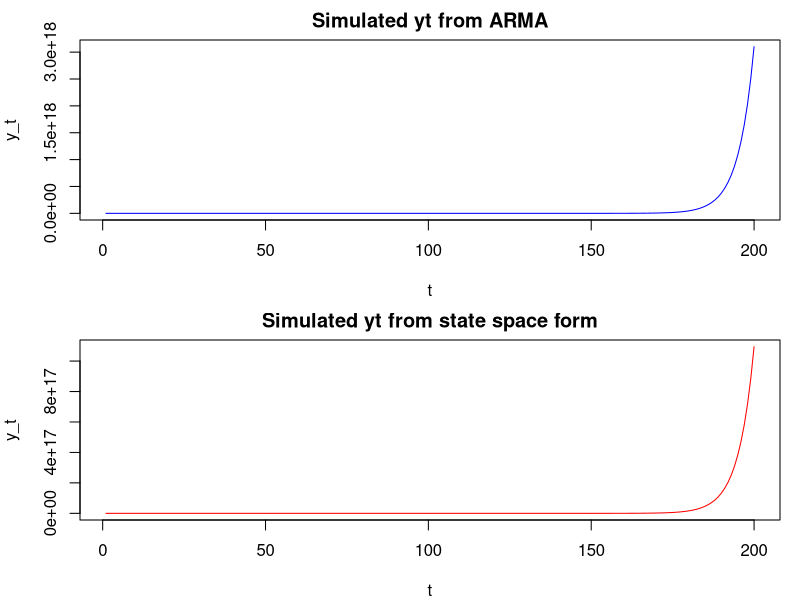

This figure's R source:
# ARMA in state-space form
# Model
# y_t = beta0 + beta1 * x_{t-1} + alpha1 * y_{t-1} + alpha2 * y_{t-2} + w_t + theta1 * w_{t-1} + theta2 * w_{t-2}

rm(list = ls())

#1. Parameters
beta0  <- 0.5
beta1  <- 1.2
alpha1 <- 0.95
alpha2 <- 0.35
theta1 <- 0.4
theta2 <- -0.2



#2. State-space representation
# State vector:
# s_t = [ y_t, y_{t-1}, w_t, w_{t-1} ]'
#
# s_t   = A s_{t-1} + B u_t + K * e_t   (here we just use w_t as noise)
# y_t   = C s_t + D u_t + w_t
#
# We encode the ARMA structure in A, B, C, D.

A <- matrix(c(
  alpha1, alpha2, theta1, theta2,
  1,       0,      0,      0,
  0,       0,      0,      0,
  0,       0,      1,      0
), nrow = 4, byrow = TRUE)

B <- matrix(c(beta1, 0, 0, 0), nrow = 4, byrow = TRUE)

C <- matrix(c(1, 0, 1, 0), nrow = 1)  # y_t depends on y_t and w_t in state
D <- beta0                            # intercept term

cat("A matrix:\n"); print(A)
cat("B matrix:\n"); print(B)
cat("C matrix:\n"); print(C)
cat("D (intercept):\n"); print(D)

set.seed(123)
n  <- 200
x  <- rnorm(n)
w  <- rnorm(n, sd = 1)

#3. Simulation from original ARMA
y <- numeric(n)

# Initialize with zeros
y[1:2] <- 0
w_lag1 <- 0
w_lag2 <- 0

for (t in 3:n) {
  y[t] <- beta0 +
    beta1 * x[t - 1] +
    alpha1 * y[t - 1] +
    alpha2 * y[t - 2] +
    w[t] +
    theta1 * w[t - 1] +
    theta2 * w[t - 2]
}

#4. Simulation in state-space form
s <- matrix(0, nrow = 4, ncol = n)
y_ss <- numeric(n)

for (t in 2:n) {
  noise_vec <- c(0, 0, w[t], 0)
  s[, t] <- A %*% s[, t - 1] + B * x[t - 1] + noise_vec
  y_ss[t] <- as.numeric(C %*% s[, t] + D + w[t])
}

#5. Stability for AR part
# AR polynomial: z^2 - alpha1 * z - alpha2 = 0
roots <- polyroot(c(1, -alpha1, -alpha2))
cat("\nAR(2) roots:\n"); print(roots)
cat("Moduli of roots:\n"); print(Mod(roots))

if (all(Mod(roots) > 1)) {
  cat("\nThe AR(2) part is STABLE\n")
} else {
  cat("\nThe AR(2) part is UNSTABLE\n")
}

#Plot
par(mfrow = c(2, 1), mar = c(4, 4, 2, 1))

plot(y, type = "l", col = "blue",
     main = "Simulated yt from ARMA",
     xlab = "t", ylab = "y_t")

plot(y_ss, type = "l", col = "red",
     main = "Simulated yt from state space form",
     xlab = "t", ylab = "y_t")

par(mfrow = c(1, 1))
